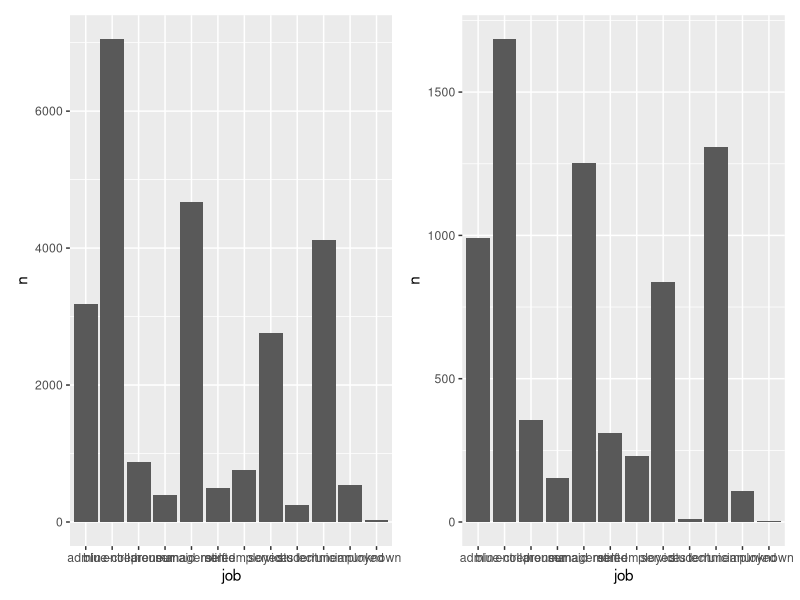
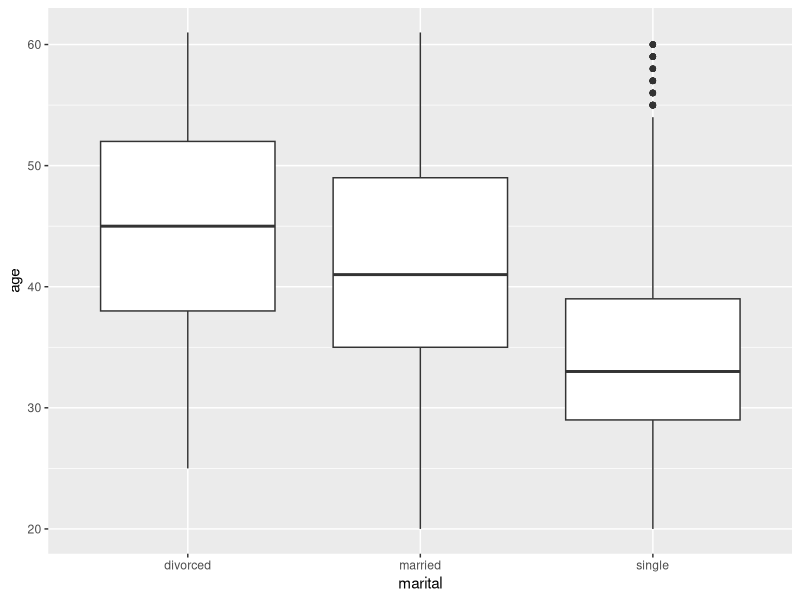
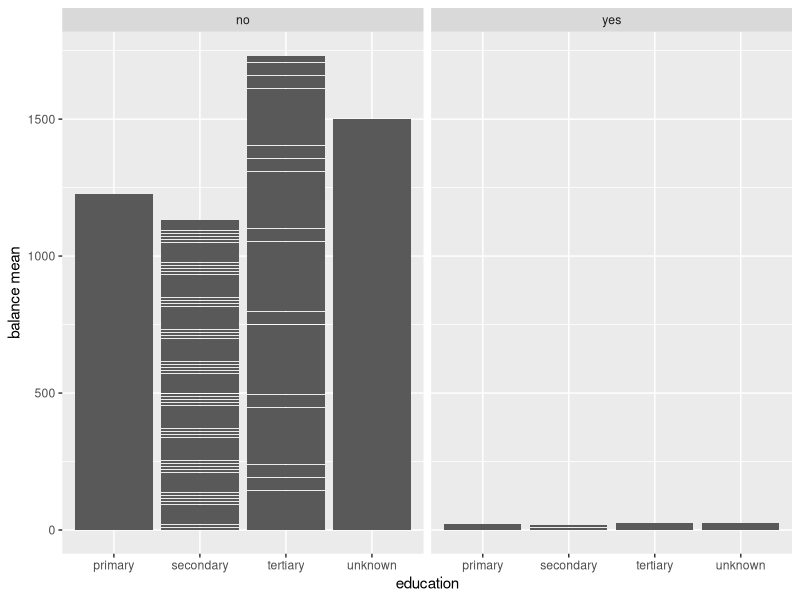
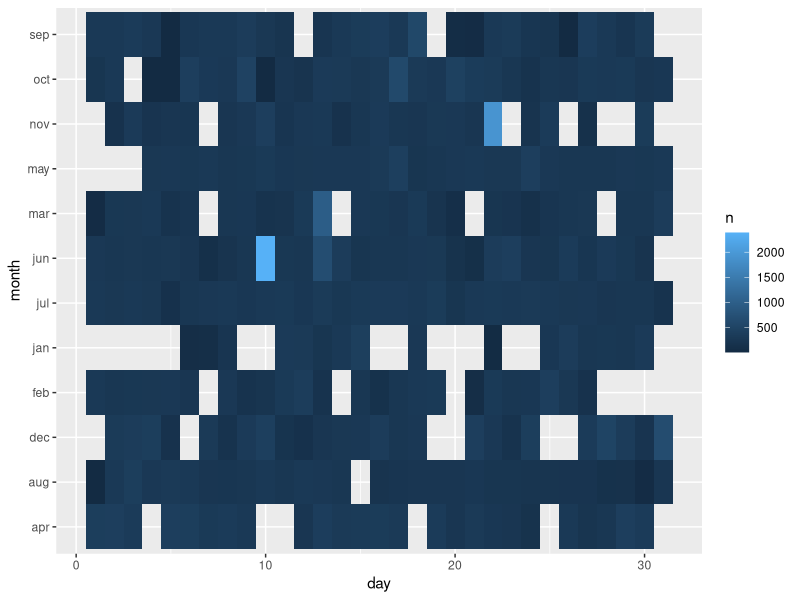
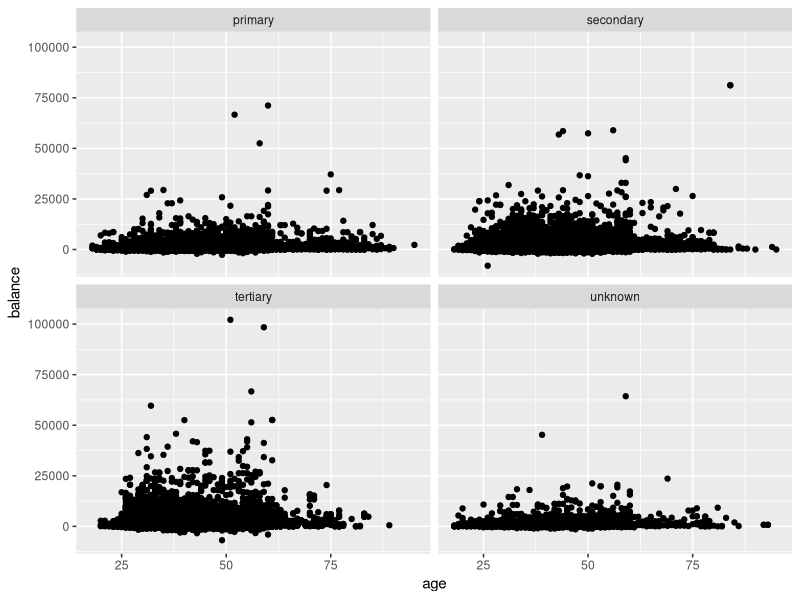

Write the R code that produced these figures, in order.
## ---- chunk 1
knitr::opts_chunk$set(echo = TRUE)
library(dplyr)
library(ggplot2)
library(patchwork)

### Wczytanie danych
df <- read.csv("dane.csv")

## ---- chunk 2

t1<-df %>% 
  filter(housing=="yes") %>% 
  group_by(job) %>% 
  summarise(n=n())
p1<-ggplot(t1,aes(x=job,y=n))+geom_col()

t2<-df %>% 
  filter(loan=="yes") %>% 
  group_by(job) %>% 
  summarise(n=n())
p2<-ggplot(t2,aes(x=job,y=n))+geom_col()

p1+p2
## ---- chunk 3

t11<-df %>% 
  filter(contact=="unknown") 
p11<-ggplot(t11,aes(x=marital,y=age))+geom_boxplot()
p11

## ---- chunk 4

t111<-df %>% 
  group_by(education) %>% 
  mutate(m=mean(balance),n0=n()) %>% 
  select(m,education,default,n0,balance)
p111<-ggplot(t111,aes(x=education,y=m/n0))+geom_col()+facet_wrap(~default)+labs(y="balance mean")
p111
## ---- chunk 5

t1111<-df %>% 
  select(day,month,duration) %>% 
  group_by(day,month) %>% 
  mutate(n=mean(duration))
p1111<-ggplot(t1111, aes(x=day,y=month, fill=n))+geom_tile()
p1111
## ---- chunk 6

ggplot(df, aes(x=age,y=balance))+geom_point()+facet_wrap(~education)

## ---- chunk 7
z6<-df %>% 
  filter(job=="unemployed"|job=="unknown") %>% 
  select(job,default)

a<-z6 %>% filter(job=="unemployed") %>% nrow()
b<-z6 %>% filter(job=="unemployed") %>%filter(default=="yes") %>% nrow()  
c<-z6 %>% filter(job=="unknown") %>% nrow()
d<-z6 %>% filter(job=="unknown") %>%filter(default=="yes") %>% nrow() 

b/a>d/c

z61<-df %>% filter(job=="unemployed"|job=="unknown") %>% filter(default=="yes") %>% group_by(housing,loan) %>% summarise(n=n())

z61
# Tu umieść kod do wygenerowania odpowiedzi do zadania.
